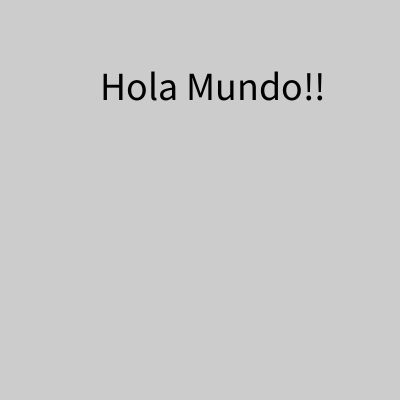
Frame 1 (no input)
Frame 60 (the mouse pressed at the canvas centre just before this capture): identical to frame 1, image omitted
Frame 120 (the mouse held since frame 60 and released just before this capture): identical to frame 1, image omitted

The Processing sketch that drew this single still picture (run headless with seeded random() and noise(); from frame 60 on, the mouse is pressed at the canvas centre):

// Processing sketch: ejercicio_base_3
// ── ejercicio_base_3.pde
void setup(){
  size(400,400);// X (ancho) , Y (alto)
  textSize(40);
  fill(0);
  text("Hola Mundo!!",100,100);
  
}

void draw(){
  
}
